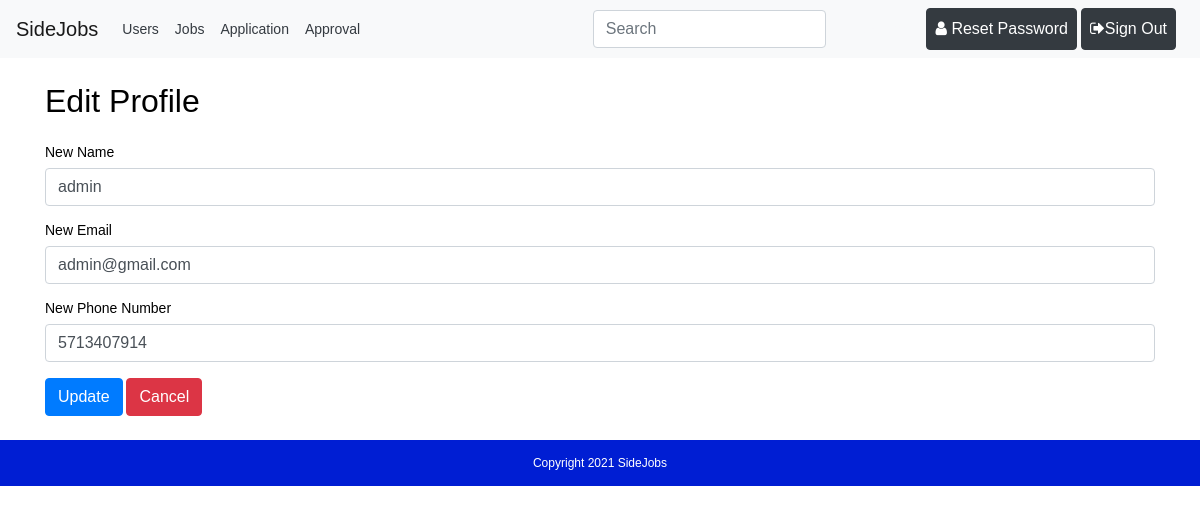
/templates/useredit.php?id=1 (signed in), run on the app's committed database.
### tables this page shows
CREATE TABLE `users` (
  `userID` int(11) NOT NULL,
  `name` varchar(60) NOT NULL,
  `email` varchar(60) NOT NULL,
  `password` varchar(60) NOT NULL,
  `phone` varchar(60) NOT NULL,
  `role` varchar(50) NOT NULL
);

### templates/useredit.php (the view, shortened to what this page needs)
<?php
$path = $_SERVER['DOCUMENT_ROOT'];
$path .= "/sidejob/";
require_once($path . 'connect.php');
$id = $_GET['id'];
$SelSql = "SELECT * FROM users WHERE userID = $id";
$res = mysqli_query($connection, $SelSql);
$r = mysqli_fetch_assoc($res);
?>
<?php require_once($path . 'templates/header.php') ?>
	<div class="container">
		<h2 class="my-4">Edit Profile</h2>
		<form method="post" enctype="multipart/form-data">
			<div class="form-group">
        <label>New Name</label>
  			<input type="text" class="form-control" name="name" value="<?php echo $r['name'];?>" required/>
      </div>
      <div class="form-group">
        <label>New Email</label>
				<input type="text" class="form-control" name="email" value="<?php echo $r['email'];?>" required/>
      </div>
      <div class="form-group">
        <label>New Phone Number</label>
				<input type="text" class="form-control" name="phone" value="<?php echo $r['phone'];?>"/>
      </div>
			<input type="submit" class="btn btn-primary" value="Update" />
      <a href="userview.php"><button type="button" class="btn btn-danger"> Cancel</button></a>
		</form>
	</div>
<?php require_once($path . 'templates/footer.php') ?>

### css/style.css (style rules this page uses)
* { color: black; }
html, body { height: 100%; }

### templates/header.php (style rules this page uses)
body { font: 14px sans-serif; }

### data on the page
users: name "admin", email "admin@gmail.com", phone "5713407914"
